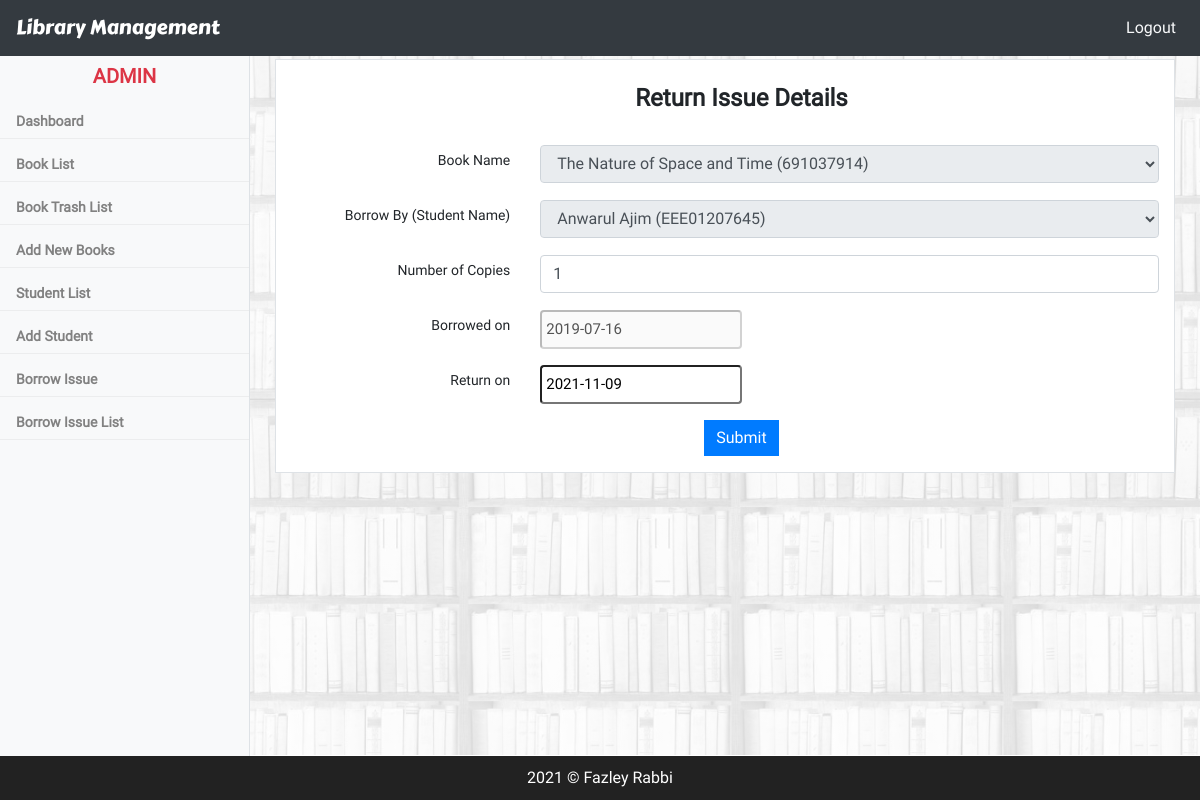
The app's page /manageReturnIssue.php?issue_id=1 (signed in) with its own data.
### tables this page shows
CREATE TABLE `borrow` (
  `id` bigint(20) NOT NULL AUTO_INCREMENT,
  `book_id` int(11) DEFAULT NULL,
  `student_id` int(11) DEFAULT NULL,
  `copies` int(11) DEFAULT NULL COMMENT 'number of books',
  `fine` varchar(150) DEFAULT NULL,
  `borrow_date` date DEFAULT NULL,
  `expiration_date` date DEFAULT NULL,
  `return_date` date DEFAULT NULL,
  `status` int(11) DEFAULT '1' COMMENT '0=not active,1=borrowed,2=returned,3=not returned at time',
  `created_at` datetime DEFAULT NULL,
  `updated_at` timestamp NULL DEFAULT CURRENT_TIMESTAMP,
  PRIMARY KEY (`id`)
);

CREATE TABLE `books` (
  `id` bigint(20) NOT NULL AUTO_INCREMENT,
  `book_name` varchar(240) DEFAULT NULL,
  `isbn` bigint(20) DEFAULT NULL,
  `author` varchar(240) DEFAULT NULL,
  `publisher` varchar(255) DEFAULT NULL,
  `active_status` int(11) DEFAULT '1' COMMENT '1=active,0=not active',
  `stock` int(11) DEFAULT NULL,
  `category` varchar(200) DEFAULT NULL,
  `created_at` datetime DEFAULT NULL,
  `updated_at` timestamp NULL DEFAULT CURRENT_TIMESTAMP,
  PRIMARY KEY (`id`)
);

CREATE TABLE `student` (
  `id` bigint(20) NOT NULL AUTO_INCREMENT,
  `name` varchar(240) DEFAULT NULL,
  `contact` varchar(240) DEFAULT NULL,
  `email` varchar(240) DEFAULT NULL,
  `student_id` varchar(240) DEFAULT NULL,
  `department` varchar(100) DEFAULT NULL,
  `created_at` datetime DEFAULT NULL,
  `updated_at` timestamp NULL DEFAULT CURRENT_TIMESTAMP,
  `active_status` int(11) NOT NULL DEFAULT '1' COMMENT '0=not active,1=active',
  PRIMARY KEY (`id`)
);

### manageReturnIssue.php (the view, shortened to what this page needs)
<?php include 'includes/headlink.php';?>
<body>
<?php include 'includes/sidebar.php';?>
<?php include 'includes/navbar.php';?>
    <div class="main_section">
        <div class="container">
            <div class="row">
                <form class="d-block mx-auto border col-12 mt-1 mb-5 pl-5 pr-55 m-height200" action="action/manageReturnAction.php" method="post">
                <?php if (isset($_GET['issue_id'])) {
                    $issue_id = $_GET['issue_id'];
                }
                ?>
                    <h4 class="d-block text-center p-4 font-weight-bold">Return Issue Details</h4>
                    <?php
                    $query = "SELECT
                    books.id as book_id,
                    books.book_name as book_name,
                    books.isbn as isbn,
                    student.name as student_name,
                    student.student_id as student_id,
                    student.id as std_id,
                    borrow.id as borrow_id,
                    borrow.copies as number_of_books,
                    borrow.borrow_date as borrow_date,
                    borrow.expiration_date as expired_date,
                    borrow.return_date as return_date
                    FROM books
                    INNER JOIN borrow on books.id=borrow.book_id
                    INNER JOIN student on student.id=borrow.student_id
                    WHERE borrow.id=$issue_id";
                    $row = $conn->query($query);
                    if($row->num_rows == 1){
                        while ($data = $row->fetch_assoc()) {?>
                    <div class="form-group row">
                        <label class="col-md-3 col-form-label-sm text-right">Book Name</label>
                        <div class="col-md-9">
                            <select name="book_id" class="form-control" readonly>
                            <option value="<?php echo $data['book_id']?>"><?php echo $data['book_name']?>
                            <?php echo "(".$data['isbn'].")"?></option>
                            </select>
                        </div>
                    </div>
                    <div class="form-group row">
                        <label class="col-md-3 col-form-label-sm text-right">Borrow By (Student Name)</label>
                        <div class="col-md-9">
                            <select name="std_id" class="form-control" readonly>
                               <option value="<?php echo $data['std_id']?>"><?php echo $data['student_name']." "; echo "(".$data['student_id'].")"?></option>
                            </select>
                        </div>
                    </div>
                    <div class="form-group row">
                        <label class="col-md-3 col-form-label-sm text-right">Number of Copies</label>
                        <div class="col-md-9">
                            <input type="number" value="<?php echo $data['number_of_books']?>" min=1 max="<?php echo $data['number_of_books']?>" name="stock" class="form-control" placeholder="Copy of books" required>
                        </div>
                    </div>
                    <div class="form-group row">
                        <label class="col-md-3 col-form-label-sm text-right">Borrowed on</label>
                        <div class="col-md-9 input-group date">
                           <input type="text" class="datepicker" disabled value="<?=$data['borrow_date']?>" class="form-control" placeholder="Select a Date" name="borrow_date">
                        </div>
                    </div>
                     <div class="form-group row">
                        <label class="col-md-3 col-form-label-sm text-right">Return on</label>
                        <div class="col-md-9 input-group date">
                           <input type="text" class="datepicker" value="<?=date("Y-m-d")?>" class="form-control" placeholder="Select a Date" name="return_date">
                        </div>
                    </div>
                    <div class="form-group row">
                        <div class="col-md-12 text-center">
                            <button type="submit" name="returnBook" class="btn btn-primary">Submit</button>
                        </div>
                    </div>
                     <?php }
                    }
                    ?>
                </form>
            </div>
        </div>
    </div>
<?php include 'includes/footer_link.php';?>
</body>
<html>

### assets/css/style.css (style rules this page uses)
.container { width: 900px; }
table,form { background: #fff; }
body { font-family: "Roboto", sans-serif; }
button { border:0 !important; border-radius: 0 !important; }
.main_section { margin-top: 55px; margin-bottom: 20px; margin-left: 250px; font-size: 15px; padding: 0px 25px; background-size: cover; background-attachment: fixed; background-position: top; background-image: linear-gradient(rgba(255,255,255,0.85), rgba(255,255,255,0.85)) ,url(../../images/bookshelf3.jpg); min-height: 700px; background-repeat: no-repeat; }
.m-height200 { min-height: 200px; }

### records on screen
borrow: book_id "The Nature of Space and Time (691037914)", std_id "Anwarul Ajim (EEE01207645)", stock "1", borrow_date "2019-07-16"

### other values on screen
$_SESSION['user'] "ADMIN"
